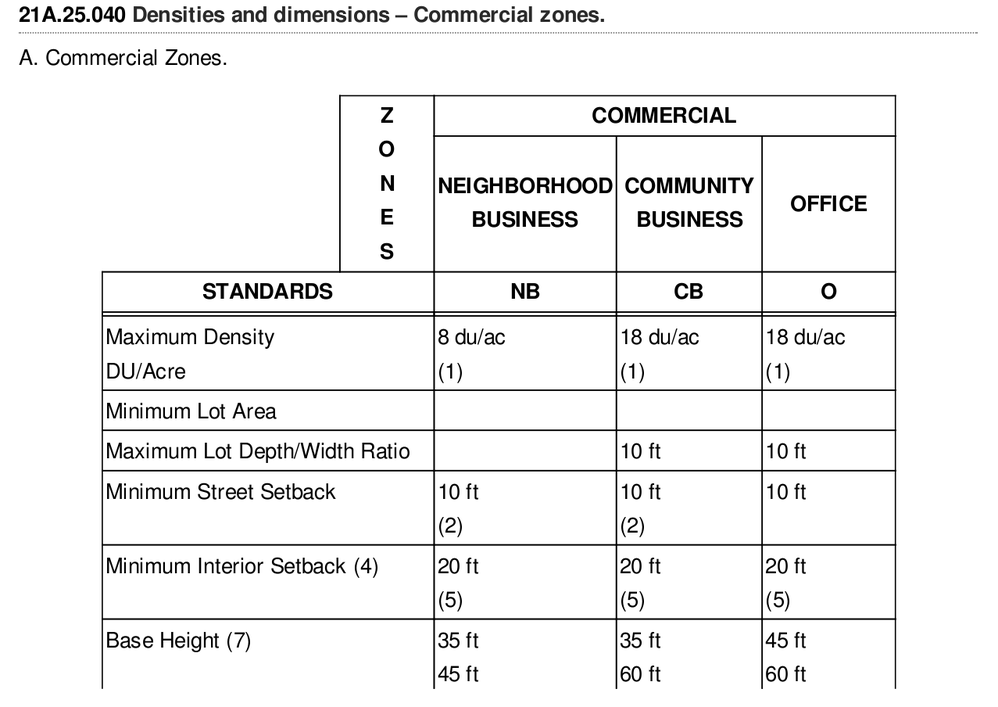
#> input picture morphological transformations/image/table5.png, 998 x 707 px, shrunk from 1277 x 904 before the run
$ jupyter execute 'Erosion & Dilation.ipynb'   (shell and % lines are left out)
#> lines starting #> are read from the running program, lines starting #| are printed output that depends on the picture
[cell 1]
import imageio
from PIL import Image
import skimage.morphology as skm
import skimage

import numpy as np

import matplotlib.pyplot as plt

[cell 2]
def view(img):
    if img.dtype != np.uint8:
        img = (img * 255).astype(np.uint8)
    return Image.fromarray(img)

[cell 3]
def equalize(img, npoints=11):
    quantiles = np.linspace(0, 1, npoints)
    return np.interp(img, np.quantile(img, quantiles), quantiles)

[cell 4]
im1 = imageio.imread('./image/table5.png')
#> im1 is the input picture: shape (707, 998, 3); min 0, max 255, mean 240.7
im1.shape
#> Out = (707, 998, 3)

[cell 5]
im = im1[:, :, 0]
im.shape
#> Out = (707, 998)

[cell 6]
view(im)

[cell 7]
skm_disk = skm.disk(1)

[cell 8]
dilation = skm.dilation(im, skm_disk)
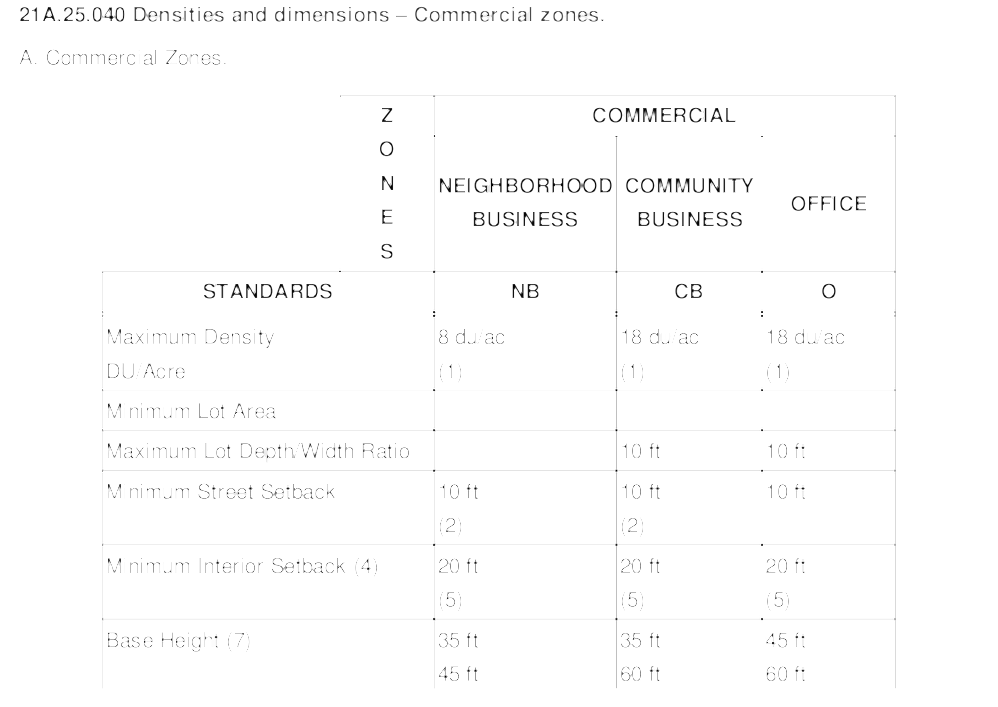
#> dilation: shape (707, 998); min 0, max 255, mean 252.5
erosion_of_dilation  = skm.erosion(dilation, skm_disk)
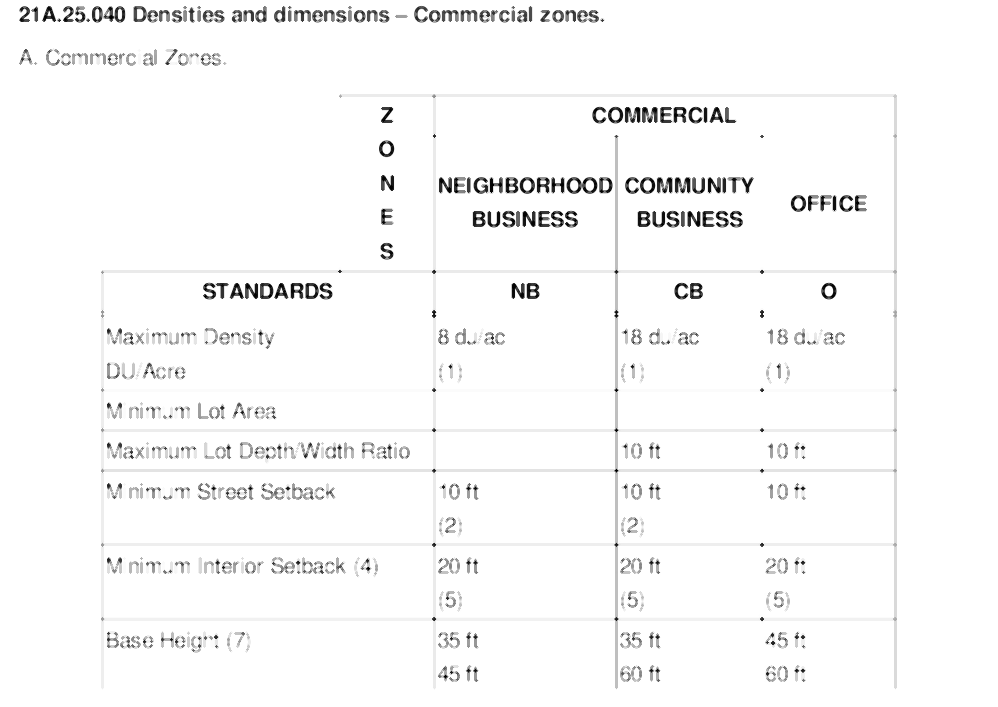
#> erosion_of_dilation: shape (707, 998); min 0, max 255, mean 248.6

view(erosion_of_dilation)

[cell 9]
d1 = equalize(skm.closing(erosion_of_dilation, skm_disk) - im)
#> in equalize, `return np.interp(img, np.quantile(img, quantiles), quantiles)`:
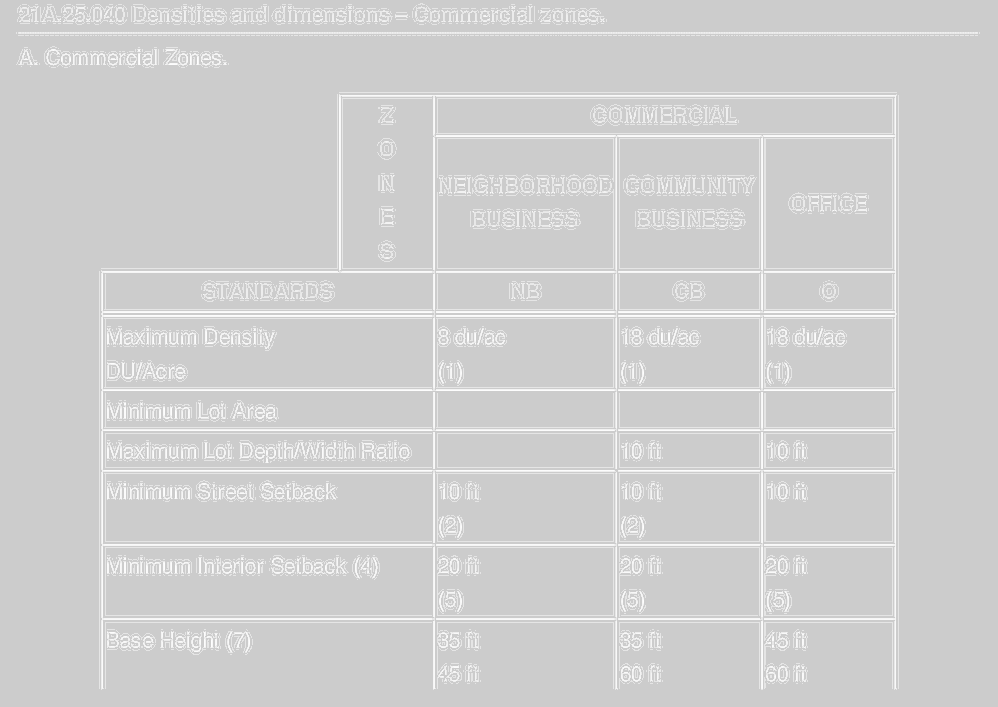
#> returned value: shape (707, 998) float64; min 0.8, max 1, mean 0.814
view(d1)
